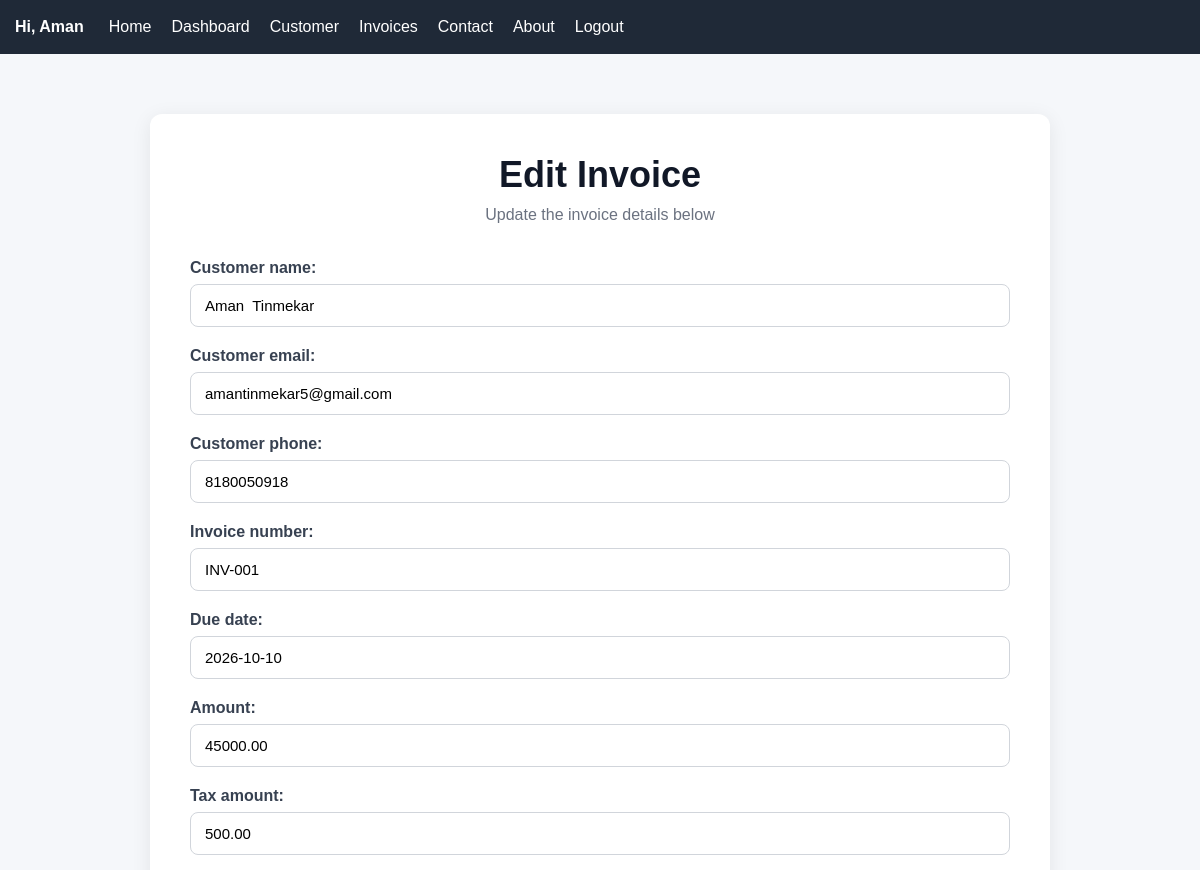
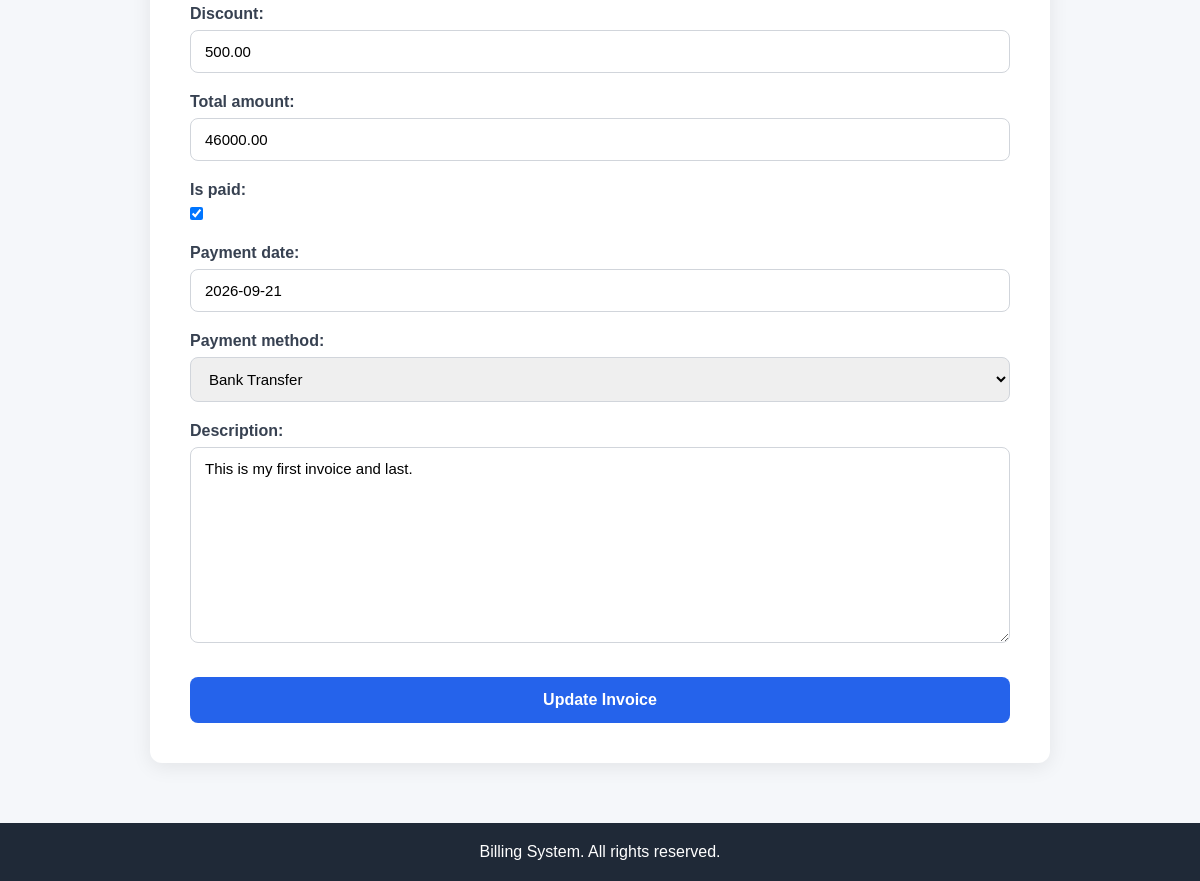
The page /invoice-edit/1/ (signed in) on the database its author committed (2 pictures, top to bottom).
### accounts/models.py (models this page shows)
class CustomUser(AbstractUser):
    pass

### invoices/models.py (models this page shows, shortened)
class Invoice(models.Model):
    customer_name = models.CharField(max_length=100)
    customer_email = models.EmailField()
    customer_phone = models.CharField(max_length=15)
    invoice_number = models.CharField(max_length=20, unique=True)
    invoice_date = models.DateField(auto_now_add=True)
    due_date = models.DateField()
    amount = models.DecimalField(max_digits=10, decimal_places=2)
    tax_amount = models.DecimalField(max_digits=10, decimal_places=2, default=0)
    discount = models.DecimalField(max_digits=10, decimal_places=2, default=0)
    total_amount = models.DecimalField(max_digits=10, decimal_places=2)
    is_paid = models.BooleanField(default=False)
    payment_date = models.DateField(null=True, blank=True)
    payment_method = models.CharField(
        max_length=50,
        choices=[
            ("Cash", "Cash"),
            ("UPI", "UPI"),
            ("Card", "Card"),
            ("Bank Transfer", "Bank Transfer"),
        ],
        blank=True,
    )
    description = models.TextField(blank=True)
    created_at = models.DateTimeField(auto_now_add=True)
    updated_at = models.DateTimeField(auto_now=True)

### invoices/views.py (the view)
# urls.py: path("invoice-edit/<int:id>/", views.edit_invoice, name="edit_invoice"),
def edit_invoice(request, id):
    invoice = get_object_or_404(Invoice, id=id)
    if request.method == "POST":
        form = InvoiceForm(request.POST, instance=invoice)
        if form.is_valid():
            form.save()
            return redirect("invoices")
    else:
        form = InvoiceForm(instance=invoice)
    return render(request, "edit_invoice.html", {"form": form})

### invoices/forms.py (shortened to what this page needs)
class InvoiceForm(forms.ModelForm):
    class Meta:
        model = Invoice
        fields = [
            "customer_name",
            "customer_email",
            "customer_phone",
            "invoice_number",
            "due_date",
            "amount",
            "tax_amount",
            "discount",
            "total_amount",
            "is_paid",
            "payment_date",
            "payment_method",
            "description",
        ]

### invoices/templates/edit_invoice.html (shortened to what this page needs)
{% extends "base.html" %} {% block content %}
<div class="add-invoice-container">
  <div class="add-invoice-card">
    <h1>Edit Invoice</h1>
    <p class="form-subtitle">Update the invoice details below</p>
    <form method="POST">
      <div class="invoice-form">{{ form.as_p }}</div>
      <button type="submit" class="save-invoice-btn">Update Invoice</button>
    </form>
  </div>
</div>
{% endblock %}

### invoices/templates/base.html (shortened to what this page needs)
{% load static %}
<!doctype html>
<html lang="en">
  <head>
    <link rel="stylesheet" href="{% static 'style.css' %}" />
  </head>
  <body>
    <nav>
      {% if user.is_authenticated %}
      <span class="navbar-username"> Hi, {{ user.username|capfirst }} </span>
      {% endif %}
      <a href="{% url 'home' %}">Home</a>
      <a href="{% url 'dashboard' %}">Dashboard</a>
      <a href="{% url 'customer' %}">Customer</a>
      <a href="{% url 'invoices' %}">Invoices</a>
      <a href="{% url 'contact' %}">Contact</a>
      <a href="{% url 'about' %}">About</a>
      {% if user.is_authenticated %}
      <form method="POST" action="{% url 'logout' %}" class="logout-form">
        <button type="submit" class="logout-btn">Logout</button>
      </form>
      {% else %}
      <a href="{% url 'login' %}">Login</a>
      <a href="{% url 'signup' %}">Signup</a>
      {% endif %}
    </nav>
    {% block content %} {% endblock %}
    <footer>Billing System. All rights reserved.</footer>
  </body>
</html>

### invoices/static/style.css (style rules this page uses)
* { margin: 0; padding: 0; box-sizing: border-box; font-family: Arial, sans-serif; }
body { background-color: #f5f7fa; color: #333; }
nav { background-color: #1f2937; padding: 18px 15px; display: flex; justify-content: flex-start; align-items: center; gap: 20px; }
nav a { color: white; text-decoration: none; font-size: 16px; }
.logout-form { display: inline-flex; align-items: center; margin: 0; padding: 0; }
.logout-btn { display: inline-block; background: none; border: none; color: white; font-family: Arial, sans-serif; font-size: 16px; font-weight: normal; text-decoration: none; padding: 0; margin: 0; cursor: pointer; }
footer { background-color: #1f2937; color: white; text-align: center; padding: 20px; margin-top: 40px; }
.add-invoice-container { width: 90%; max-width: 900px; margin: 60px auto; min-height: 70vh; }
.add-invoice-card { background-color: white; padding: 40px; border-radius: 12px; box-shadow: 0 4px 20px rgba(0, 0, 0, 0.08); }
.add-invoice-card h1 { text-align: center; font-size: 36px; color: #111827; margin-bottom: 10px; }
.form-subtitle { text-align: center; color: #6b7280; margin-bottom: 35px; }
.invoice-form p { margin-bottom: 20px; }
.invoice-form label { display: block; margin-bottom: 7px; color: #374151; font-weight: 600; }
.invoice-form input, .invoice-form select, .invoice-form textarea { width: 100%; padding: 12px 14px; border: 1px solid #d1d5db; border-radius: 8px; font-size: 15px; box-sizing: border-box; }
.invoice-form textarea { min-height: 100px; resize: vertical; }
.invoice-form input[type="checkbox"] { width: auto; }
.save-invoice-btn { width: 100%; padding: 14px; margin-top: 10px; background-color: #2563eb; color: white; border: none; border-radius: 8px; font-size: 16px; font-weight: bold; cursor: pointer; }
nav .logout-form { display: flex !important; align-items: center !important; margin: 0 !important; padding: 0 !important; border: 0 !important; }
nav .logout-btn { appearance: none !important; -webkit-appearance: none !important; display: inline !important; background: transparent !important; background-color: transparent !important; border: 0 !important; outline: none !important; color: white !important; padding: 0 !important; margin: 0 !important; font-family: Arial, sans-serif !important; font-size: 16px !important; font-weight: normal !important; line-height: normal !important; text-decoration: none !important; cursor: pointer !important; }
.navbar-username { color: white !important; font-size: 16px; font-weight: bold; margin-right: 5px; }

### rows shown on the page
CustomUser: username "Aman"
Invoice: customer_name "Aman Tinmekar", customer_email "amantinmekar5@gmail.com", customer_phone "8180050918", invoice_number "INV-001", due_date "2026-10-10", amount "45000.00", tax_amount "500.00", discount "500.00", total_amount "46000.00", is_paid "☑", payment_date "2026-09-21", payment_method "Bank Transfer", description "This is my first invoice and last."
